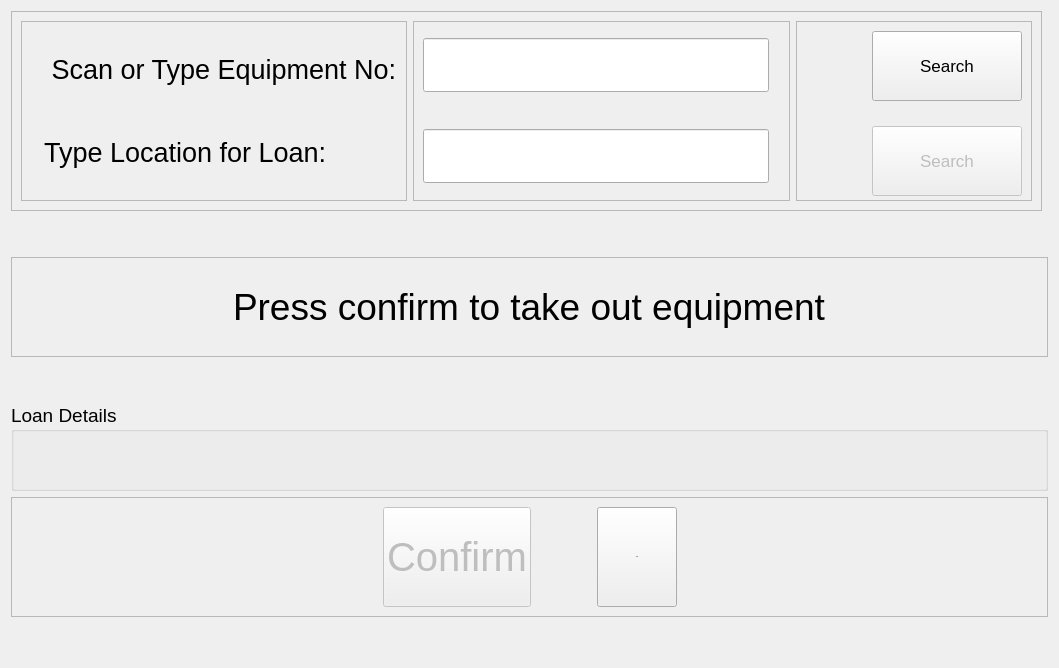
      <widget class="QWidget" name="page_home">
       <layout class="QGridLayout" name="gridLayout_7">
        <item row="2" column="0" colspan="2">
         <widget class="QFrame" name="frame_5">
          <property name="minimumSize">
           <size>
            <width>0</width>
            <height>100</height>
           </size>
          </property>
          <property name="maximumSize">
           <size>
            <width>16777215</width>
            <height>100</height>
           </size>
          </property>
          <property name="frameShape">
           <enum>QFrame::StyledPanel</enum>
          </property>
          <property name="frameShadow">
           <enum>QFrame::Raised</enum>
          </property>
          <layout class="QHBoxLayout" name="horizontalLayout_4">
           <item>
            <spacer name="horizontalSpacer_3">
             <property name="orientation">
              <enum>Qt::Horizontal</enum>
             </property>
             <property name="sizeHint" stdset="0">
              <size>
               <width>40</width>
               <height>20</height>
              </size>
             </property>
            </spacer>
           </item>
           <item>
            <widget class="QLabel" name="lbl_3">
             <property name="text">
              <string/>
             </property>
            </widget>
           </item>
           <item>
            <widget class="QLabel" name="lbl_confirm_info">
             <property name="font">
              <font>
               <pointsize>28</pointsize>
              </font>
             </property>
             <property name="text">
              <string>Press confirm to take out equipment</string>
             </property>
            </widget>
           </item>
           <item>
            <widget class="QLabel" name="lbl_confirm_icon">
             <property name="text">
              <string/>
             </property>
            </widget>
           </item>
           <item>
            <spacer name="horizontalSpacer_4">
             <property name="orientation">
              <enum>Qt::Horizontal</enum>
             </property>
             <property name="sizeHint" stdset="0">
              <size>
               <width>40</width>
               <height>20</height>
              </size>
             </property>
            </spacer>
           </item>
          </layout>
         </widget>
        </item>
        <item row="0" column="0">
         <widget class="QFrame" name="frame_2">
          <property name="maximumSize">
           <size>
            <width>16777215</width>
            <height>200</height>
           </size>
          </property>
          <property name="frameShape">
           <enum>QFrame::StyledPanel</enum>
          </property>
          <property name="frameShadow">
           <enum>QFrame::Raised</enum>
          </property>
          <layout class="QHBoxLayout" name="horizontalLayout_3">
           <item>
            <widget class="QFrame" name="frame_8">
             <property name="frameShape">
              <enum>QFrame::StyledPanel</enum>
             </property>
             <property name="frameShadow">
              <enum>QFrame::Raised</enum>
             </property>
             <layout class="QGridLayout" name="gridLayout_6">
              <item row="0" column="0">
               <widget class="QLabel" name="lbl_no_1">
                <property name="text">
                 <string/>
                </property>
               </widget>
              </item>
              <item row="0" column="1">
               <widget class="QLabel" name="lbl_equipment">
                <property name="minimumSize">
                 <size>
                  <width>0</width>
                  <height>50</height>
                 </size>
                </property>
                <property name="font">
                 <font>
                  <pointsize>20</pointsize>
                 </font>
                </property>
                <property name="text">
                 <string> Scan or Type Equipment No:</string>
                </property>
               </widget>
              </item>
              <item row="1" column="0">
               <widget class="QLabel" name="lbl_no_2">
                <property name="text">
                 <string/>
                </property>
               </widget>
              </item>
              <item row="1" column="1">
               <widget class="QLabel" name="lbl_loan">
                <property name="minimumSize">
                 <size>
                  <width>0</width>
                  <height>50</height>
                 </size>
                </property>
                <property name="font">
                 <font>
                  <pointsize>20</pointsize>
                 </font>
                </property>
                <property name="text">
                 <string>Type Location for Loan:</string>
                </property>
               </widget>
              </item>
             </layout>
            </widget>
           </item>
           <item>
            <widget class="QFrame" name="frame">
             <property name="frameShape">
              <enum>QFrame::StyledPanel</enum>
             </property>
             <property name="frameShadow">
              <enum>QFrame::Raised</enum>
             </property>
             <layout class="QVBoxLayout" name="verticalLayout_2">
              <property name="spacing">
               <number>30</number>
              </property>
              <property name="rightMargin">
               <number>20</number>
              </property>
              <property name="bottomMargin">
               <number>9</number>
              </property>
              <item>
               <widget class="QLineEdit" name="txt_asset">
                <property name="minimumSize">
                 <size>
                  <width>0</width>
                  <height>50</height>
                 </size>
                </property>
                <property name="font">
                 <font>
                  <pointsize>30</pointsize>
                 </font>
                </property>
               </widget>
              </item>
              <item>
               <widget class="QLineEdit" name="txt_location">
                <property name="minimumSize">
                 <size>
                  <width>0</width>
                  <height>50</height>
                 </size>
                </property>
                <property name="font">
                 <font>
                  <pointsize>30</pointsize>
                 </font>
                </property>
               </widget>
              </item>
             </layout>
            </widget>
           </item>
           <item>
            <widget class="QFrame" name="frame_9">
             <property name="frameShape">
              <enum>QFrame::StyledPanel</enum>
             </property>
             <property name="frameShadow">
              <enum>QFrame::Raised</enum>
             </property>
             <layout class="QGridLayout" name="gridLayout_2">
              <property name="leftMargin">
               <number>9</number>
              </property>
              <property name="verticalSpacing">
               <number>30</number>
              </property>
              <item row="1" column="0">
               <widget class="QLabel" name="lbl_loc_validate">
                <property name="text">
                 <string/>
                </property>
               </widget>
              </item>
              <item row="0" column="0">
               <widget class="QLabel" name="lbl_eq_validate">
                <property name="minimumSize">
                 <size>
                  <width>60</width>
                  <height>0</height>
                 </size>
                </property>
                <property name="text">
                 <string/>
                </property>
               </widget>
              </item>
              <item row="0" column="1">
               <widget class="QPushButton" name="btn_validate_eq">
                <property name="minimumSize">
                 <size>
                  <width>150</width>
                  <height>70</height>
                 </size>
                </property>
                <property name="font">
                 <font>
                  <pointsize>13</pointsize>
                  <italic>false</italic>
                  <bold>false</bold>
                 </font>
                </property>
                <property name="cursor">
                 <cursorShape>PointingHandCursor</cursorShape>
                </property>
                <property name="layoutDirection">
                 <enum>Qt::RightToLeft</enum>
                </property>
                <property name="text">
                 <string>Search</string>
                </property>
               </widget>
              </item>
              <item row="1" column="1">
               <widget class="QPushButton" name="btn_validate_loc">
                <property name="enabled">
                 <bool>false</bool>
                </property>
                <property name="minimumSize">
                 <size>
                  <width>150</width>
                  <height>70</height>
                 </size>
                </property>
                <property name="font">
                 <font>
                  <pointsize>13</pointsize>
                  <italic>false</italic>
                  <bold>false</bold>
                 </font>
                </property>
                <property name="cursor">
                 <cursorShape>PointingHandCursor</cursorShape>
                </property>
                <property name="layoutDirection">
                 <enum>Qt::RightToLeft</enum>
                </property>
                <property name="text">
                 <string>Search</string>
                </property>
               </widget>
              </item>
             </layout>
            </widget>
           </item>
          </layout>
         </widget>
        </item>
        <item row="4" column="0" colspan="2">
         <widget class="QGroupBox" name="groupBox">
          <property name="maximumSize">
           <size>
            <width>16777215</width>
            <height>16777215</height>
           </size>
          </property>
          <property name="font">
           <font>
            <pointsize>14</pointsize>
            <italic>false</italic>
            <bold>false</bold>
           </font>
          </property>
          <property name="title">
           <string>Loan Details</string>
          </property>
          <layout class="QHBoxLayout" name="horizontalLayout_5">
           <property name="spacing">
            <number>50</number>
           </property>
           <item>
            <spacer name="horizontalSpacer">
             <property name="orientation">
              <enum>Qt::Horizontal</enum>
             </property>
             <property name="sizeHint" stdset="0">
              <size>
               <width>40</width>
               <height>15</height>
              </size>
             </property>
            </spacer>
           </item>
           <item>
            <widget class="QLabel" name="lbl_category">
             <property name="font">
              <font>
               <pointsize>25</pointsize>
              </font>
             </property>
             <property name="text">
              <string/>
             </property>
            </widget>
           </item>
           <item>
            <widget class="QLabel" name="lbl_arrow">
             <property name="text">
              <string/>
             </property>
            </widget>
           </item>
           <item>
            <widget class="QLabel" name="lbl_location">
             <property name="font">
              <font>
               <pointsize>25</pointsize>
              </font>
             </property>
             <property name="text">
              <string/>
             </property>
            </widget>
           </item>
           <item>
            <spacer name="horizontalSpacer_2">
             <property name="orientation">
              <enum>Qt::Horizontal</enum>
             </property>
             <property name="sizeHint" stdset="0">
              <size>
               <width>40</width>
               <height>15</height>
              </size>
             </property>
            </spacer>
           </item>
          </layout>
         </widget>
        </item>
        <item row="3" column="0">
         <spacer name="verticalSpacer_6">
          <property name="orientation">
           <enum>Qt::Vertical</enum>
          </property>
          <property name="sizeType">
           <enum>QSizePolicy::Maximum</enum>
          </property>
          <property name="sizeHint" stdset="0">
           <size>
            <width>20</width>
            <height>40</height>
           </size>
          </property>
         </spacer>
        </item>
        <item row="6" column="0">
         <spacer name="verticalSpacer_2">
          <property name="orientation">
           <enum>Qt::Vertical</enum>
          </property>
          <property name="sizeType">
           <enum>QSizePolicy::Maximum</enum>
          </property>
          <property name="sizeHint" stdset="0">
           <size>
            <width>20</width>
            <height>40</height>
           </size>
          </property>
         </spacer>
        </item>
        <item row="5" column="0" colspan="2">
         <widget class="QFrame" name="frame_3">
          <property name="maximumSize">
           <size>
            <width>16777215</width>
            <height>150</height>
           </size>
          </property>
          <property name="layoutDirection">
           <enum>Qt::LeftToRight</enum>
          </property>
          <property name="styleSheet">
           <string notr="true"/>
          </property>
          <property name="frameShape">
           <enum>QFrame::StyledPanel</enum>
          </property>
          <property name="frameShadow">
           <enum>QFrame::Raised</enum>
          </property>
          <layout class="QHBoxLayout" name="horizontalLayout">
           <item>
            <spacer name="horizontalSpacer_5">
             <property name="orientation">
              <enum>Qt::Horizontal</enum>
             </property>
             <property name="sizeHint" stdset="0">
              <size>
               <width>40</width>
               <height>20</height>
              </size>
             </property>
            </spacer>
           </item>
           <item>
            <widget class="QPushButton" name="btn_confirm">
             <property name="enabled">
              <bool>false</bool>
             </property>
             <property name="minimumSize">
              <size>
               <width>60</width>
               <height>100</height>
              </size>
             </property>
             <property name="font">
              <font>
               <pointsize>30</pointsize>
               <italic>false</italic>
               <bold>false</bold>
              </font>
             </property>
             <property name="cursor">
              <cursorShape>PointingHandCursor</cursorShape>
             </property>
             <property name="text">
              <string>Confirm</string>
             </property>
             <property name="iconSize">
              <size>
               <width>30</width>
               <height>30</height>
              </size>
             </property>
            </widget>
           </item>
           <item>
            <spacer name="horizontalSpacer_8">
             <property name="orientation">
              <enum>Qt::Horizontal</enum>
             </property>
             <property name="sizeType">
              <enum>QSizePolicy::Maximum</enum>
             </property>
             <property name="sizeHint" stdset="0">
              <size>
               <width>60</width>
               <height>20</height>
              </size>
             </property>
            </spacer>
           </item>
           <item>
            <widget class="QPushButton" name="btn_clear">
             <property name="minimumSize">
              <size>
               <width>60</width>
               <height>100</height>
              </size>
             </property>
             <property name="font">
              <font>
               <pointsize>-1</pointsize>
               <italic>false</italic>
               <bold>false</bold>
              </font>
             </property>
             <property name="cursor">
              <cursorShape>PointingHandCursor</cursorShape>
             </property>
             <property name="layoutDirection">
              <enum>Qt::LeftToRight</enum>
             </property>
             <property name="text">
              <string>Clear</string>
             </property>
             <property name="icon">
              <iconset resource="../icon/resources.qrc">
               <normaloff>:/clear-60.png</normaloff>:/clear-60.png</iconset>
             </property>
             <property name="iconSize">
              <size>
               <width>50</width>
               <height>50</height>
              </size>
             </property>
            </widget>
           </item>
           <item>
            <spacer name="horizontalSpacer_6">
             <property name="orientation">
              <enum>Qt::Horizontal</enum>
             </property>
             <property name="sizeHint" stdset="0">
              <size>
               <width>40</width>
               <height>20</height>
              </size>
             </property>
            </spacer>
           </item>
          </layout>
         </widget>
        </item>
        <item row="1" column="0">
         <spacer name="verticalSpacer_7">
          <property name="orientation">
           <enum>Qt::Vertical</enum>
          </property>
          <property name="sizeType">
           <enum>QSizePolicy::Maximum</enum>
          </property>
          <property name="sizeHint" stdset="0">
           <size>
            <width>20</width>
            <height>40</height>
           </size>
          </property>
         </spacer>
        </item>
       </layout>
      </widget>
